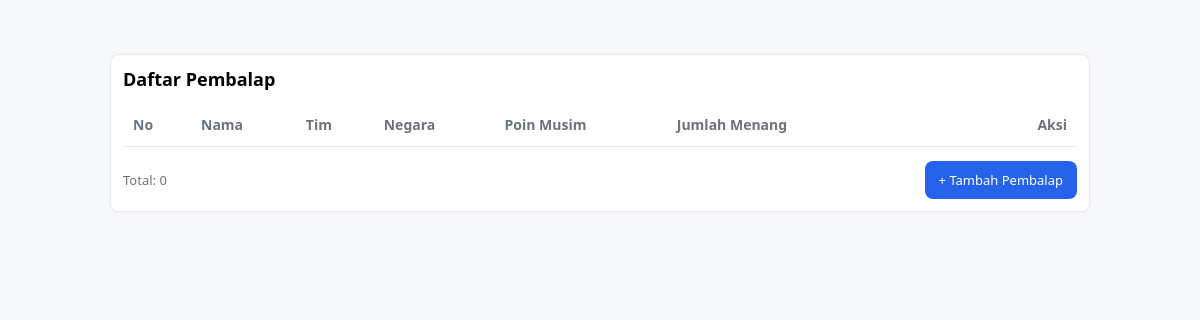
Before: /project/index.php with the older database file.
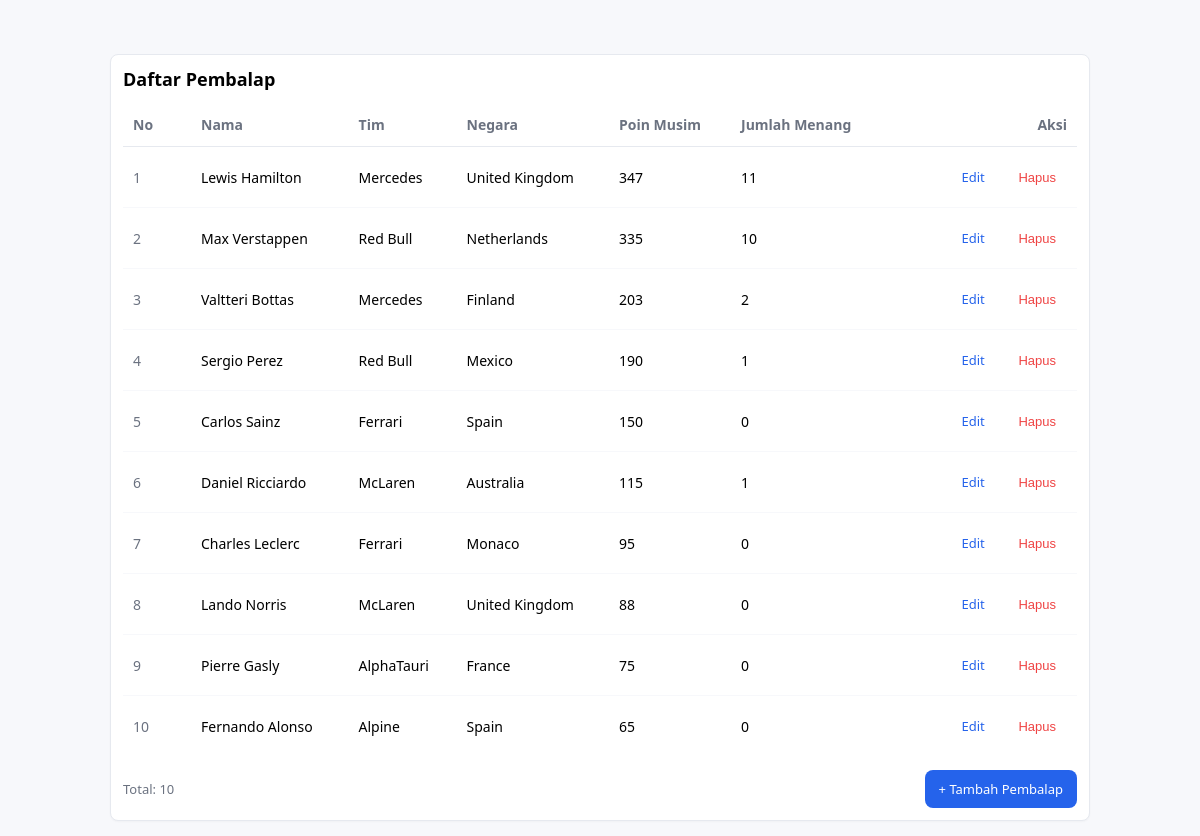
After: the same page with the newer database file.
### tables this page shows
CREATE TABLE IF NOT EXISTS pembalap (
    id INT AUTO_INCREMENT PRIMARY KEY,
    nama VARCHAR(255) NOT NULL,
    tim_id INT NOT NULL,
    negara VARCHAR(255) NOT NULL,
    poinMusim INT DEFAULT 0,
    jumlahMenang INT DEFAULT 0,
    FOREIGN KEY (tim_id) REFERENCES tim(id)
);

CREATE TABLE IF NOT EXISTS tim (
    id INT AUTO_INCREMENT PRIMARY KEY,
    nama VARCHAR(255) NOT NULL,
    tahun_berdiri INT NOT NULL
);

### project/models/DB.php (called while the page is built, shortened)
<?php
class DB{
    private $host = "localhost";
    private $db_name = "";
    private $username = "";
    private $password = "";
    private $conn;
    private $result;
    function __construct($host, $db_name, $username, $password) {
        $this->host = $host;
        $this->db_name = $db_name;
        $this->username = $username;
        $this->password = $password;
        $this->conn = $this->connect();
    }
    public function connect() {
        $conn = null;
        try {
            $dsn = "mysql:host={$this->host};dbname={$this->db_name};charset=utf8mb4";
            $options = [
                PDO::ATTR_ERRMODE => PDO::ERRMODE_EXCEPTION,
                PDO::ATTR_DEFAULT_FETCH_MODE => PDO::FETCH_ASSOC,
                PDO::ATTR_EMULATE_PREPARES => false,
            ];
            $conn = new PDO($dsn, $this->username, $this->password, $options);
        } catch (PDOException $exception) {
            throw new RuntimeException("Koneksi gagal: " . $exception->getMessage(), 0, $exception);
        }
        return $conn;
    }
    public function executeQuery($query, $params = []) {
        try {
            $stmt = $this->conn->prepare($query);
            $stmt->execute($params);
            $this->result = $stmt;
            return $stmt;
        } catch (PDOException $e) {
            throw new RuntimeException('Query gagal: ' . $e->getMessage(), 0, $e);
        }
    }
    public function getAllResult() {
        return $this->result->fetchAll(PDO::FETCH_ASSOC);
    }
}
?>

### project/presenters/PresenterPembalap.php (called while the page is built, shortened)
<?php
include_once(__DIR__ . "/KontrakPresenter.php");
include_once(__DIR__ . "/../models/TabelTim.php");
include_once(__DIR__ . "/../models/Pembalap.php");
include_once(__DIR__ . "/../models/TabelPembalap.php");
include_once(__DIR__ . "/../views/ViewPembalap.php");
class PresenterPembalap implements KontrakPresenter
{
    private $tabelTim;
    private $tabelPembalap;
    private $viewPembalap;
    private $listPembalap = [];
    public function __construct($tabelTim, $tabelPembalap, $viewPembalap)
    {
        $this->tabelTim = $tabelTim;
        $this->tabelPembalap = $tabelPembalap;
        $this->viewPembalap = $viewPembalap;
        $this->initListTim();
        $this->initListPembalap();
    }
    public function initListTim()
    {
        $data = $this->tabelTim->getAllData();
        foreach ($data as $item) {
            $tim = new Tim(
                $item['id'],
                $item['nama'],
                $item['tahun_berdiri']
            );
        }
    }
    public function initListPembalap()
    {
        $data = $this->tabelPembalap->getAllData();
        $this->listPembalap = [];
        foreach ($data as $item) {
            $pembalap = new Pembalap(
                $item['id'],
                $item['nama'],
                $item['tim_nama'],
                $item['negara'],
                $item['poinMusim'],
                $item['jumlahMenang'],
            );
            $this->listPembalap[] = $pembalap;
        }
    }
    public function render(): string
    {
        return $this->viewPembalap->tampilList($this->listPembalap);
    }
}
?>

### project/models/TabelTim.php (called while the page is built, shortened)
<?php
include_once ("models/DB.php");
class TabelTim extends DB implements KontrakModel {
    public function getAllData(): array {
        $query = "SELECT *
                  FROM tim";
        $this->executeQuery($query);
        return $this->getAllResult();
    }
}
?>

### project/models/TabelPembalap.php (called while the page is built, shortened)
<?php
include_once ("models/DB.php");
class TabelPembalap extends DB implements KontrakModel {
    public function getAllData(): array {
        $query = "SELECT pembalap.id, pembalap.nama, pembalap.tim_id, tim.nama AS tim_nama, pembalap.negara, pembalap.poinMusim, pembalap.jumlahMenang
                  FROM pembalap
                  INNER JOIN tim ON pembalap.tim_id = tim.id";
        $this->executeQuery($query);
        return $this->getAllResult();
    }
}
?>

### project/models/Pembalap.php (called while the page is built, shortened)
<?php
class Pembalap{
    private $id;
    private $nama;
    private $tim;
    private $negara;
    private $poinMusim;
    private $jumlahMenang;
    public function __construct($id, $nama, $tim, $negara, $poinMusim, $jumlahMenang){
        $this->id = $id;
        $this->nama = $nama;
        $this->tim = $tim;
        $this->negara = $negara;
        $this->poinMusim = $poinMusim;
        $this->jumlahMenang = $jumlahMenang;
    }
    public function getId(){
        return $this->id;
    }
    public function getNama(){
        return $this->nama;
    }
    public function getTim(){
        return $this->tim;
    }
    public function getNegara(){
        return $this->negara;
    }
    public function getPoinMusim(){
        return $this->poinMusim;
    }
    public function getJumlahMenang(){
        return $this->jumlahMenang;
    }
}
?>

### project/views/ViewPembalap.php (the view, shortened to what the changed rows need)
<?php
class ViewPembalap implements KontrakView {
    public function tampilList($listPembalap): string {
        $tbody = '';
        $no = 1;
        foreach($listPembalap as $pembalap){
            $tbody .= '<tr>';
            $tbody .= '<td class="col-id">'. $no .'</td>';
            $tbody .= '<td>'. htmlspecialchars($pembalap->getNama()) .'</td>';
            $tbody .= '<td>'. htmlspecialchars($pembalap->getTim()) .'</td>';
            $tbody .= '<td>'. htmlspecialchars($pembalap->getNegara()) .'</td>';
            $tbody .= '<td>'. htmlspecialchars($pembalap->getPoinMusim()) .'</td>';
            $tbody .= '<td>'. htmlspecialchars($pembalap->getJumlahMenang()) .'</td>';
            $tbody .= '<td class="col-actions">
                    <a href="index.php?screen=edit&id='. $pembalap->getId() .'" class="btn btn-edit">Edit</a>
                    <button data-id="'. $pembalap->getId() .'" class="btn btn-delete">Hapus</button>
                  </td>';
            $tbody .= '</tr>';
            $no++;
        }
        $templatePath = __DIR__ . '/../template/listPembalap.html';
        if (file_exists($templatePath)) {
            $template = file_get_contents($templatePath);
            $template = str_replace('', $tbody, $template);
            $total = count($listPembalap);
            $template = str_replace('Total:', 'Total: ' . $total, $template);
            return $template;
        }
        return $tbody;
    }
}
?>

### project/index.php (shortened to what the changed rows need)
<?php
include_once("models/DB.php");
include("models/TabelTim.php");
include("models/TabelPembalap.php");
include("views/ViewPembalap.php");
include("presenters/PresenterPembalap.php");
$tabelTim = new TabelTim('localhost', 'tp9_mvp25', 'root', '');
$tabelPembalap = new TabelPembalap('localhost', 'tp9_mvp25', 'root', '');
$viewPembalap = new ViewPembalap();
$presenter = null;
$tableName = "pembalap";
switch ($tableName) {
    case "pembalap":
        $presenter = new PresenterPembalap($tabelTim, $tabelPembalap, $viewPembalap);
        break;
}
if(isset($_GET['screen'])){
    if($_GET['screen'] == 'add'){
        $formHtml = $presenter->renderForm();
        echo $formHtml;
    }
    else if($_GET['screen'] == 'edit' && isset($_GET['id'])){
        $formHtml = $presenter->renderForm($_GET['id']);
        echo $formHtml;
    }
} else{
    $html = $presenter->render();
    echo $html;
}
?>

Changed rows visible on the page:
now on this page (row edited): pembalap: nama "Lewis Hamilton", tim.nama "Mercedes", negara "United Kingdom", poinMusim "347", jumlahMenang "11"
now on this page (row edited): pembalap: nama "Max Verstappen", tim.nama "Red Bull", negara "Netherlands", poinMusim "335", jumlahMenang "10"
now on this page (row edited): pembalap: nama "Valtteri Bottas", tim.nama "Mercedes", negara "Finland", poinMusim "203", jumlahMenang "2"
now on this page (row edited): pembalap: nama "Sergio Perez", tim.nama "Red Bull", negara "Mexico", poinMusim "190", jumlahMenang "1"
now on this page (row edited): pembalap: nama "Carlos Sainz", tim.nama "Ferrari", negara "Spain", poinMusim "150", jumlahMenang "0"
now on this page (row edited): pembalap: nama "Daniel Ricciardo", tim.nama "McLaren", negara "Australia", poinMusim "115", jumlahMenang "1"
now on this page (row edited): pembalap: nama "Charles Leclerc", tim.nama "Ferrari", negara "Monaco", poinMusim "95", jumlahMenang "0"
now on this page (row edited): pembalap: nama "Lando Norris", tim.nama "McLaren", negara "United Kingdom", poinMusim "88", jumlahMenang "0"
now on this page (row edited): pembalap: nama "Pierre Gasly", tim.nama "AlphaTauri", negara "France", poinMusim "75", jumlahMenang "0"
now on this page (row edited): pembalap: nama "Fernando Alonso", tim.nama "Alpine", negara "Spain", poinMusim "65", jumlahMenang "0"
Other visible differences:
$html: "Daftar Pembalap No Nama Tim Negara Poin Musim Jumlah Menang Aksi Total: 0 + Tambah Pembalap" → "Daftar Pembalap No Nama Tim Negara Poin Musim Jumlah Menang Aksi Total: 10 + Tambah Pembalap"
